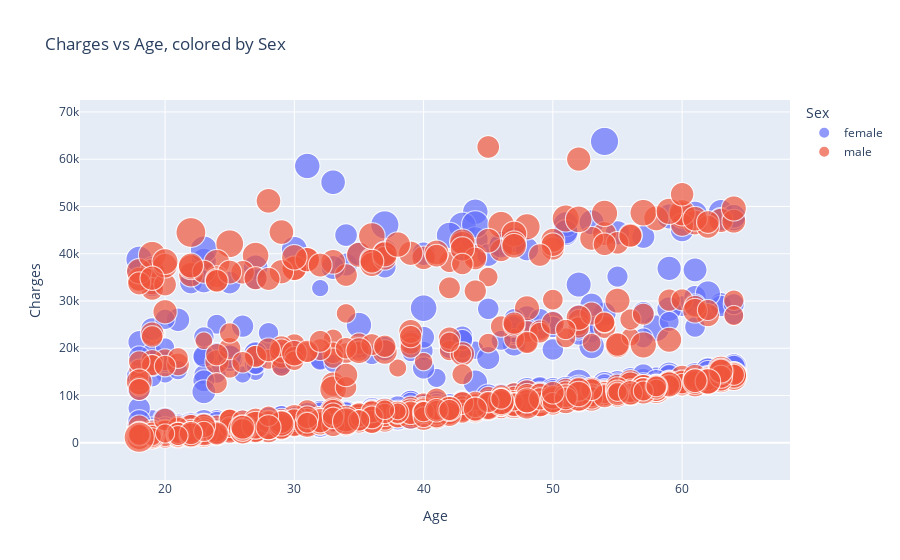

Notebook source saved alongside this figure:
### Code cell
import plotly.express as px
import pandas as pd

# Ensure numeric columns are correct and drop rows with missing values
df_plot = df.copy()
for col in ["Age", "Charges", "BMI"]:
    df_plot[col] = pd.to_numeric(df_plot[col], errors='coerce')
df_plot = df_plot.dropna(subset=["Age", "Charges", "BMI"])

# Quick scatter plot
fig = px.scatter(
    df_plot,
    x="Age",
    y="Charges",
    color="Sex",                 # color by sex
    size="BMI",                  # bubble size = BMI
    hover_data=["Smoker", "Region", "Children"],
    title="Charges vs Age, colored by Sex",
    size_max=30                  # optional: control max bubble size
)

fig.show()

### Figure 1 — Plotly figure (JSON) as saved in the notebook; plotly's stock layout.template omitted (floating-point values rounded to 4 significant figures; data arrays with more than 128 entries replaced by an {"elided": "..."} marker saying what was removed)
{"data": [{"customdata": {"elided": "662x3 mixed values"}, "hovertemplate": "Sex=female<br>Age=%{x}<br>Charges=%{y}<br>BMI=%{marker.size}<br>Smoker=%{customdata[0]}<br>Region=%{customdata[1]}<br>Children=%{customdata[2]}<extra></extra>", "legendgroup": "female", "marker": {"color": "#636efa", "size": {"elided": "662 float values"}, "sizemode": "area", "sizeref": 0.05903, "symbol": "circle"}, "mode": "markers", "name": "female", "showlegend": true, "type": "scattergl", "x": {"elided": "662 int values"}, "xaxis": "x", "y": {"elided": "662 float values"}, "yaxis": "y"}, {"customdata": {"elided": "675x3 mixed values"}, "hovertemplate": "Sex=male<br>Age=%{x}<br>Charges=%{y}<br>BMI=%{marker.size}<br>Smoker=%{customdata[0]}<br>Region=%{customdata[1]}<br>Children=%{customdata[2]}<extra></extra>", "legendgroup": "male", "marker": {"color": "#EF553B", "size": {"elided": "675 float values"}, "sizemode": "area", "sizeref": 0.05903, "symbol": "circle"}, "mode": "markers", "name": "male", "showlegend": true, "type": "scattergl", "x": {"elided": "675 int values"}, "xaxis": "x", "y": {"elided": "675 float values"}, "yaxis": "y"}], "layout": {"legend": {"itemsizing": "constant", "title": {"text": "Sex"}, "tracegroupgap": 0}, "title": {"text": "Charges vs Age, colored by Sex"}, "xaxis": {"anchor": "y", "domain": [0, 1], "title": {"text": "Age"}}, "yaxis": {"anchor": "x", "domain": [0, 1], "title": {"text": "Charges"}}}}
